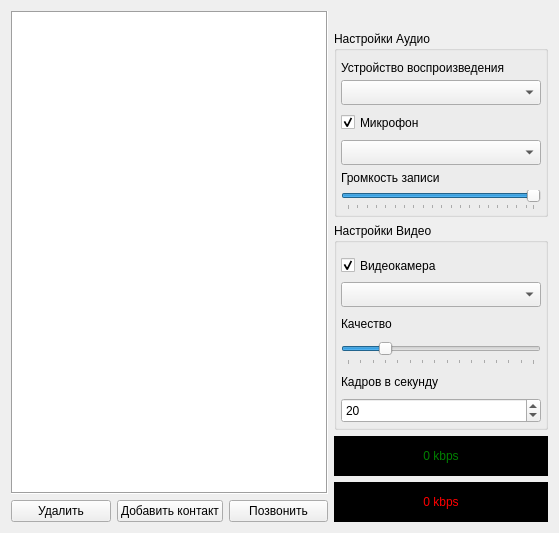
<?xml version="1.0" encoding="UTF-8"?>
<ui version="4.0">
 <class>MainWindow</class>
 <widget class="QMainWindow" name="MainWindow">
  <property name="geometry">
   <rect>
    <x>0</x>
    <y>0</y>
    <width>559</width>
    <height>524</height>
   </rect>
  </property>
  <property name="windowTitle">
   <string>VideoConnect</string>
  </property>
  <widget class="QWidget" name="centralWidget">
   <layout class="QHBoxLayout" name="horizontalLayout">
    <item>
     <layout class="QVBoxLayout" name="verticalLayout">
      <item>
       <widget class="QTableWidget" name="contactList">
        <property name="sizePolicy">
         <sizepolicy hsizetype="Preferred" vsizetype="Expanding">
          <horstretch>0</horstretch>
          <verstretch>0</verstretch>
         </sizepolicy>
        </property>
        <property name="maximumSize">
         <size>
          <width>16777</width>
          <height>16777215</height>
         </size>
        </property>
        <property name="frameShape">
         <enum>QFrame::Box</enum>
        </property>
        <property name="frameShadow">
         <enum>QFrame::Sunken</enum>
        </property>
        <property name="lineWidth">
         <number>1</number>
        </property>
        <property name="horizontalScrollBarPolicy">
         <enum>Qt::ScrollBarAsNeeded</enum>
        </property>
        <property name="sizeAdjustPolicy">
         <enum>QAbstractScrollArea::AdjustIgnored</enum>
        </property>
        <property name="autoScroll">
         <bool>true</bool>
        </property>
        <property name="editTriggers">
         <set>QAbstractItemView::NoEditTriggers</set>
        </property>
        <property name="selectionMode">
         <enum>QAbstractItemView::SingleSelection</enum>
        </property>
        <property name="selectionBehavior">
         <enum>QAbstractItemView::SelectRows</enum>
        </property>
        <property name="verticalScrollMode">
         <enum>QAbstractItemView::ScrollPerPixel</enum>
        </property>
        <property name="horizontalScrollMode">
         <enum>QAbstractItemView::ScrollPerPixel</enum>
        </property>
        <property name="showGrid">
         <bool>true</bool>
        </property>
        <property name="cornerButtonEnabled">
         <bool>false</bool>
        </property>
        <attribute name="horizontalHeaderVisible">
         <bool>false</bool>
        </attribute>
        <attribute name="horizontalHeaderCascadingSectionResizes">
         <bool>true</bool>
        </attribute>
        <attribute name="horizontalHeaderDefaultSectionSize">
         <number>100</number>
        </attribute>
        <attribute name="horizontalHeaderHighlightSections">
         <bool>true</bool>
        </attribute>
        <attribute name="horizontalHeaderMinimumSectionSize">
         <number>30</number>
        </attribute>
        <attribute name="horizontalHeaderShowSortIndicator" stdset="0">
         <bool>false</bool>
        </attribute>
        <attribute name="horizontalHeaderStretchLastSection">
         <bool>true</bool>
        </attribute>
        <attribute name="verticalHeaderVisible">
         <bool>false</bool>
        </attribute>
        <attribute name="verticalHeaderCascadingSectionResizes">
         <bool>false</bool>
        </attribute>
        <attribute name="verticalHeaderDefaultSectionSize">
         <number>25</number>
        </attribute>
        <attribute name="verticalHeaderHighlightSections">
         <bool>false</bool>
        </attribute>
        <attribute name="verticalHeaderMinimumSectionSize">
         <number>25</number>
        </attribute>
        <column>
         <property name="text">
          <string>Имя</string>
         </property>
        </column>
        <column>
         <property name="text">
          <string>IP-адрес</string>
         </property>
        </column>
       </widget>
      </item>
      <item>
       <layout class="QHBoxLayout" name="horizontalLayout_2">
        <item>
         <widget class="QPushButton" name="deleteBtn">
          <property name="text">
           <string>Удалить</string>
          </property>
         </widget>
        </item>
        <item>
         <widget class="QPushButton" name="addContactBtn">
          <property name="text">
           <string>Добавить контакт</string>
          </property>
         </widget>
        </item>
        <item>
         <widget class="QPushButton" name="callBtn">
          <property name="text">
           <string>Позвонить</string>
          </property>
         </widget>
        </item>
       </layout>
      </item>
     </layout>
    </item>
    <item>
     <layout class="QVBoxLayout" name="rightLayout">
      <property name="sizeConstraint">
       <enum>QLayout::SetDefaultConstraint</enum>
      </property>
      <item>
       <layout class="QHBoxLayout" name="horizontalLayout_4">
        <property name="leftMargin">
         <number>0</number>
        </property>
        <property name="topMargin">
         <number>0</number>
        </property>
        <item>
         <widget class="QLabel" name="label_6">
          <property name="text">
           <string/>
          </property>
          <property name="pixmap">
           <pixmap resource="resources.qrc">:/image/image/logo-eleron.png</pixmap>
          </property>
          <property name="alignment">
           <set>Qt::AlignCenter</set>
          </property>
         </widget>
        </item>
        <item>
         <widget class="QLabel" name="label">
          <property name="text">
           <string/>
          </property>
          <property name="pixmap">
           <pixmap resource="resources.qrc">:/image/image/logo-rosatom.png</pixmap>
          </property>
          <property name="alignment">
           <set>Qt::AlignCenter</set>
          </property>
         </widget>
        </item>
       </layout>
      </item>
      <item>
       <widget class="QGroupBox" name="groupBox">
        <property name="sizePolicy">
         <sizepolicy hsizetype="Expanding" vsizetype="Expanding">
          <horstretch>0</horstretch>
          <verstretch>0</verstretch>
         </sizepolicy>
        </property>
        <property name="minimumSize">
         <size>
          <width>210</width>
          <height>0</height>
         </size>
        </property>
        <property name="title">
         <string>Настройки Аудио</string>
        </property>
        <layout class="QVBoxLayout" name="verticalLayout_2">
         <property name="spacing">
          <number>0</number>
         </property>
         <property name="sizeConstraint">
          <enum>QLayout::SetFixedSize</enum>
         </property>
         <property name="leftMargin">
          <number>4</number>
         </property>
         <property name="topMargin">
          <number>4</number>
         </property>
         <property name="rightMargin">
          <number>4</number>
         </property>
         <property name="bottomMargin">
          <number>4</number>
         </property>
         <item>
          <widget class="QLabel" name="label_2">
           <property name="minimumSize">
            <size>
             <width>170</width>
             <height>25</height>
            </size>
           </property>
           <property name="maximumSize">
            <size>
             <width>10000</width>
             <height>25</height>
            </size>
           </property>
           <property name="text">
            <string>Устройство воспроизведения</string>
           </property>
          </widget>
         </item>
         <item>
          <widget class="QComboBox" name="outputDevicesBox">
           <property name="minimumSize">
            <size>
             <width>200</width>
             <height>25</height>
            </size>
           </property>
           <property name="maximumSize">
            <size>
             <width>10000</width>
             <height>25</height>
            </size>
           </property>
          </widget>
         </item>
         <item>
          <widget class="QCheckBox" name="microBox">
           <property name="minimumSize">
            <size>
             <width>0</width>
             <height>35</height>
            </size>
           </property>
           <property name="text">
            <string>Микрофон</string>
           </property>
           <property name="checked">
            <bool>true</bool>
           </property>
          </widget>
         </item>
         <item>
          <widget class="QComboBox" name="inputDevicesBox">
           <property name="minimumSize">
            <size>
             <width>200</width>
             <height>25</height>
            </size>
           </property>
           <property name="maximumSize">
            <size>
             <width>10000</width>
             <height>25</height>
            </size>
           </property>
          </widget>
         </item>
         <item>
          <widget class="QLabel" name="label_5">
           <property name="minimumSize">
            <size>
             <width>0</width>
             <height>25</height>
            </size>
           </property>
           <property name="text">
            <string>Громкость записи</string>
           </property>
          </widget>
         </item>
         <item>
          <widget class="QSlider" name="volumeMicSlider">
           <property name="minimum">
            <number>1</number>
           </property>
           <property name="maximum">
            <number>100</number>
           </property>
           <property name="value">
            <number>100</number>
           </property>
           <property name="tracking">
            <bool>false</bool>
           </property>
           <property name="orientation">
            <enum>Qt::Horizontal</enum>
           </property>
           <property name="tickPosition">
            <enum>QSlider::TicksBelow</enum>
           </property>
           <property name="tickInterval">
            <number>5</number>
           </property>
          </widget>
         </item>
        </layout>
       </widget>
      </item>
      <item>
       <widget class="QGroupBox" name="groupBox_2">
        <property name="sizePolicy">
         <sizepolicy hsizetype="Preferred" vsizetype="Expanding">
          <horstretch>0</horstretch>
          <verstretch>0</verstretch>
         </sizepolicy>
        </property>
        <property name="title">
         <string>Настройки Видео</string>
        </property>
        <layout class="QVBoxLayout" name="verticalLayout_3">
         <property name="spacing">
          <number>4</number>
         </property>
         <property name="leftMargin">
          <number>4</number>
         </property>
         <property name="topMargin">
          <number>0</number>
         </property>
         <property name="rightMargin">
          <number>4</number>
         </property>
         <property name="bottomMargin">
          <number>4</number>
         </property>
         <item>
          <widget class="QCheckBox" name="checkBox">
           <property name="sizePolicy">
            <sizepolicy hsizetype="Preferred" vsizetype="Fixed">
             <horstretch>0</horstretch>
             <verstretch>0</verstretch>
            </sizepolicy>
           </property>
           <property name="minimumSize">
            <size>
             <width>0</width>
             <height>35</height>
            </size>
           </property>
           <property name="maximumSize">
            <size>
             <width>16777215</width>
             <height>25</height>
            </size>
           </property>
           <property name="contextMenuPolicy">
            <enum>Qt::NoContextMenu</enum>
           </property>
           <property name="acceptDrops">
            <bool>false</bool>
           </property>
           <property name="layoutDirection">
            <enum>Qt::LeftToRight</enum>
           </property>
           <property name="autoFillBackground">
            <bool>false</bool>
           </property>
           <property name="inputMethodHints">
            <set>Qt::ImhNone</set>
           </property>
           <property name="text">
            <string>Видеокамера</string>
           </property>
           <property name="shortcut">
            <string/>
           </property>
           <property name="checked">
            <bool>true</bool>
           </property>
           <property name="autoRepeat">
            <bool>false</bool>
           </property>
           <property name="autoExclusive">
            <bool>false</bool>
           </property>
           <property name="tristate">
            <bool>false</bool>
           </property>
          </widget>
         </item>
         <item>
          <widget class="QComboBox" name="cameraDevicesBox">
           <property name="minimumSize">
            <size>
             <width>200</width>
             <height>25</height>
            </size>
           </property>
           <property name="maximumSize">
            <size>
             <width>10000</width>
             <height>25</height>
            </size>
           </property>
          </widget>
         </item>
         <item>
          <widget class="QLabel" name="label_3">
           <property name="minimumSize">
            <size>
             <width>0</width>
             <height>25</height>
            </size>
           </property>
           <property name="maximumSize">
            <size>
             <width>16777215</width>
             <height>25</height>
            </size>
           </property>
           <property name="text">
            <string>Качество</string>
           </property>
          </widget>
         </item>
         <item>
          <widget class="QSlider" name="qualitySlider">
           <property name="sizePolicy">
            <sizepolicy hsizetype="Preferred" vsizetype="Fixed">
             <horstretch>0</horstretch>
             <verstretch>0</verstretch>
            </sizepolicy>
           </property>
           <property name="minimumSize">
            <size>
             <width>0</width>
             <height>25</height>
            </size>
           </property>
           <property name="maximumSize">
            <size>
             <width>16777215</width>
             <height>25</height>
            </size>
           </property>
           <property name="minimum">
            <number>5</number>
           </property>
           <property name="maximum">
            <number>80</number>
           </property>
           <property name="singleStep">
            <number>10</number>
           </property>
           <property name="pageStep">
            <number>10</number>
           </property>
           <property name="value">
            <number>20</number>
           </property>
           <property name="sliderPosition">
            <number>20</number>
           </property>
           <property name="tracking">
            <bool>false</bool>
           </property>
           <property name="orientation">
            <enum>Qt::Horizontal</enum>
           </property>
           <property name="invertedAppearance">
            <bool>false</bool>
           </property>
           <property name="invertedControls">
            <bool>false</bool>
           </property>
           <property name="tickPosition">
            <enum>QSlider::TicksBelow</enum>
           </property>
           <property name="tickInterval">
            <number>5</number>
           </property>
          </widget>
         </item>
         <item>
          <widget class="QLabel" name="label_4">
           <property name="minimumSize">
            <size>
             <width>0</width>
             <height>25</height>
            </size>
           </property>
           <property name="maximumSize">
            <size>
             <width>16777215</width>
             <height>25</height>
            </size>
           </property>
           <property name="text">
            <string>Кадров в секунду</string>
           </property>
          </widget>
         </item>
         <item>
          <widget class="QSpinBox" name="fpsSpinBox">
           <property name="minimumSize">
            <size>
             <width>0</width>
             <height>25</height>
            </size>
           </property>
           <property name="maximumSize">
            <size>
             <width>16777215</width>
             <height>25</height>
            </size>
           </property>
           <property name="minimum">
            <number>1</number>
           </property>
           <property name="maximum">
            <number>30</number>
           </property>
           <property name="value">
            <number>20</number>
           </property>
          </widget>
         </item>
        </layout>
       </widget>
      </item>
      <item>
       <spacer name="verticalSpacer">
        <property name="orientation">
         <enum>Qt::Vertical</enum>
        </property>
        <property name="sizeHint" stdset="0">
         <size>
          <width>20</width>
          <height>40</height>
         </size>
        </property>
       </spacer>
      </item>
      <item>
       <widget class="QLabel" name="uloadLabel">
        <property name="sizePolicy">
         <sizepolicy hsizetype="Preferred" vsizetype="Fixed">
          <horstretch>0</horstretch>
          <verstretch>0</verstretch>
         </sizepolicy>
        </property>
        <property name="minimumSize">
         <size>
          <width>200</width>
          <height>40</height>
         </size>
        </property>
        <property name="maximumSize">
         <size>
          <width>16777215</width>
          <height>40</height>
         </size>
        </property>
        <property name="styleSheet">
         <string notr="true">QLabel {
	background-color : black;
	color: green;
	font: 75 12pt &quot;Arial&quot;;
}</string>
        </property>
        <property name="text">
         <string>0 kbps</string>
        </property>
        <property name="alignment">
         <set>Qt::AlignCenter</set>
        </property>
       </widget>
      </item>
      <item>
       <widget class="QLabel" name="dloadLabel">
        <property name="sizePolicy">
         <sizepolicy hsizetype="Preferred" vsizetype="Fixed">
          <horstretch>0</horstretch>
          <verstretch>0</verstretch>
         </sizepolicy>
        </property>
        <property name="minimumSize">
         <size>
          <width>0</width>
          <height>40</height>
         </size>
        </property>
        <property name="maximumSize">
         <size>
          <width>16777215</width>
          <height>40</height>
         </size>
        </property>
        <property name="styleSheet">
         <string notr="true">QLabel {
	background-color : black;
	color: red;
	font: 87 12pt &quot;Arial&quot;;
}</string>
        </property>
        <property name="text">
         <string>0 kbps</string>
        </property>
        <property name="alignment">
         <set>Qt::AlignCenter</set>
        </property>
       </widget>
      </item>
     </layout>
    </item>
   </layout>
  </widget>
  <action name="soundSettings">
   <property name="text">
    <string>Настройки звука</string>
   </property>
  </action>
  <action name="exit">
   <property name="text">
    <string>Выход</string>
   </property>
  </action>
  <action name="connectionSetings">
   <property name="text">
    <string>Настройки соединения</string>
   </property>
  </action>
 </widget>
 <layoutdefault spacing="6" margin="11"/>
 <resources>
  <include location="resources.qrc"/>
 </resources>
 <connections/>
</ui>
